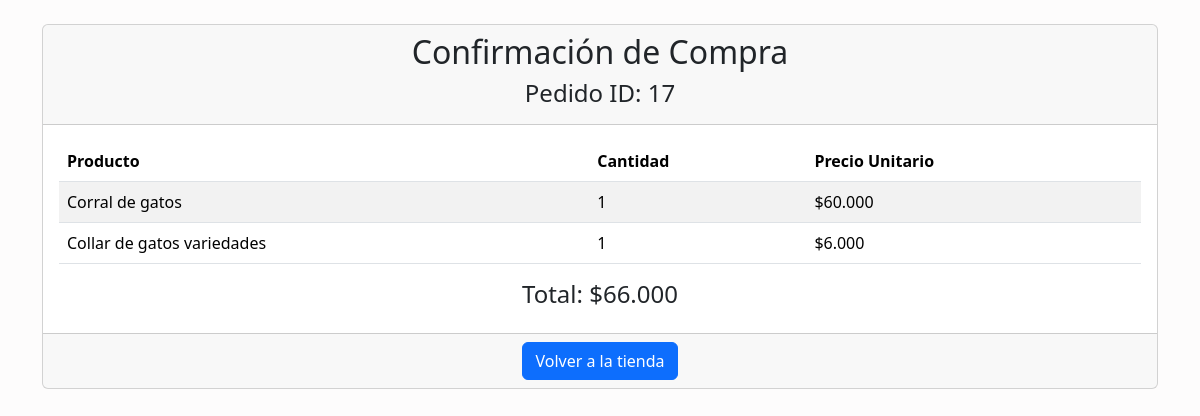
The page /animales/confirmacion/17/ on the database its author committed.
### animales/models.py (models this page shows, shortened)
class Pedido(models.Model):
    fecha = models.DateTimeField(auto_now_add=True)
    total = models.DecimalField(max_digits=10, decimal_places=2)

class PedidoItem(models.Model):
    pedido = models.ForeignKey(Pedido, related_name='items', on_delete=models.CASCADE)
    producto = models.ForeignKey(AnimalProducto, on_delete=models.CASCADE, null=True, blank=True)
    producto_perros = models.ForeignKey(ProductoPerros, on_delete=models.CASCADE, null=True, blank=True)
    producto_gatos = models.ForeignKey(ProductoGatos, on_delete=models.CASCADE, null=True, blank=True)
    cantidad = models.PositiveIntegerField()
    precio_unitario = models.DecimalField(max_digits=10, decimal_places=2)

class AnimalProducto(models.Model):
    nombre = models.CharField(max_length=100)
    precio = models.CharField(max_length=50)
    stock = models.IntegerField()
    imagen = models.ImageField(upload_to='productos/')
    minutos = models.IntegerField(default=0)

class ProductoGatos(models.Model):
    nombre = models.CharField(max_length=100)
    precio = models.CharField(max_length=50)
    stock = models.IntegerField()
    imagen = models.ImageField(upload_to='productos/')
    minutos = models.IntegerField(default=0)

### animales/views.py (the view)
# urls.py: path('confirmacion/<int:pedido_id>/', views.confirmacion_compra, name='confirmacion_compra'),
def confirmacion_compra(request, pedido_id):
    pedido = Pedido.objects.get(id=pedido_id)
    for item in pedido.items.all():
        if item.producto:
            item.subtotal = item.cantidad * item.producto.precio
        elif item.producto_perros:
            item.subtotal = item.cantidad * item.producto_perros.precio
        elif item.producto_gatos:
            item.subtotal = item.cantidad * item.producto_gatos.precio
    return render(request, 'animales/confirmacion_compra.html', {'pedido': pedido})

### animales/templates/animales/confirmacion_compra.html (shortened to what this page needs)
<!DOCTYPE html>
<html lang="en">
<head>
    {% load static %}
    <link rel="stylesheet" href="{% static 'bootstrap-5.3.3-dist/css/bootstrap.min.css' %}">
    <link rel="stylesheet" href="{% static 'css/style_carrito.css' %}">
    <link rel="stylesheet" href="https://cdnjs.cloudflare.com/ajax/libs/bootstrap-icons/1.8.1/font/bootstrap-icons.min.css">
</head>
<body>
    <div class="container mt-4">
        <div class="card">
            <div class="card-header">
                <h2 class="text-center">Confirmación de Compra</h2>
                <h4 class="text-center">Pedido ID: {{ pedido.id }}</h4>
            </div>
            <div class="card-body">
                <table class="table table-striped">
                    <thead>
                        <tr>
                            <th>Producto</th>
                            <th>Cantidad</th>
                            <th>Precio Unitario</th>
                        </tr>
                    </thead>
                    <tbody>
                        {% for item in pedido.items.all %}
                        <tr>
                            <td>
                                {% if item.producto %}
                                    {{ item.producto.nombre }}
                                {% elif item.producto_perros %}
                                    {{ item.producto_perros.nombre }}
                                {% elif item.producto_gatos %}
                                    {{ item.producto_gatos.nombre }}
                                {% endif %}
                            </td>
                            <td>{{ item.cantidad }}</td>
                            <td>
                                {% if item.producto %}
                                    ${{ item.producto.precio }}
                                {% elif item.producto_perros %}
                                    ${{ item.producto_perros.precio }}
                                {% elif item.producto_gatos %}
                                    ${{ item.producto_gatos.precio }}
                                {% endif %}
                            </td>
                        </tr>
                        {% endfor %}
                    </tbody>
                </table>
                <div class="text-end">
                    <h4>Total: ${{ pedido.total|floatformat:3 }}</h4>
                </div>
            </div>
            <div class="card-footer text-center">
                <a href="{% url 'index' %}" class="btn btn-primary">Volver a la tienda</a>

### petamigos/static/css/style_carrito.css (style rules this page uses)
.card-body { display: flex; flex-direction: column; justify-content: center; align-items: center; }
body { background-color: #fdfcfc; }

### rows shown on the page
Pedido: id "17", total "66.000"
PedidoItem: producto.nombre "Corral de gatos", cantidad "1", producto.precio "60.000"
PedidoItem: producto_gatos.nombre "Collar de gatos variedades", cantidad "1", producto_gatos.precio "6.000"
